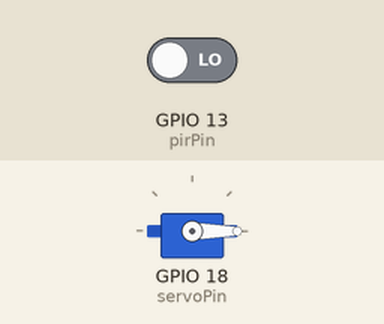
Simulated run of this sketch. Board: ESP32. On the bench: servo. The test bench sets the inputs (shaded band); at power-on: GPIO 13 (pirPin) LOW. WiFi joins after 1.5 s; servers stay silent unless stated; random numbers use the default seed unless the sketch sets one; no MQTT or app messages arrive unless stated; what the sketch prints to the serial monitor is not drawn.

Above: at 2.7 s.
2.8 s: GPIO 13 (pirPin) driven HIGH
At 4.1 s:
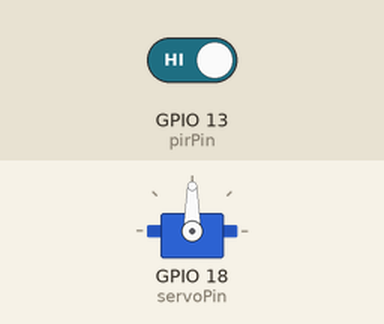
Timing chart, 0 to 9.5 s (numbered marks = the images above; inputs shaded):
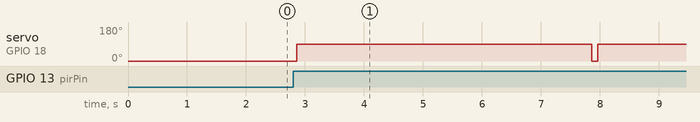

Measured:
- after the input at 2.8 s, servo on GPIO 18 (servoPin): 0° → 90° after 0.06 s, → 0° 5.0 s later, → 90° 0.10 s later

The sketch:

codigo_porta_automatica.ino
```cpp
#include <WiFi.h>
#include <PubSubClient.h>
#include <ESP32Servo.h>

const char* ssid = "Wokwi-GUEST";
const char* password = "";

const char* mqtt_server = "broker.hivemq.com";
const int mqtt_port = 1883;

WiFiClient espClient;
PubSubClient client(espClient);

Servo porta;

const int pirPin = 13;
const int servoPin = 18;

void conectarWiFi() {
Serial.print("Conectando ao Wi-Fi");

WiFi.begin(ssid, password);

while (WiFi.status() != WL_CONNECTED) {
delay(500);
Serial.print(".");
}

Serial.println("\nWi-Fi conectado!");
}

void conectarMQTT() {
while (!client.connected()) {


Serial.print("Conectando ao broker MQTT...");

String clientId = "ESP32-Porta-";
clientId += String(random(0xffff), HEX);

if (client.connect(clientId.c_str())) {

  Serial.println(" conectado!");

  client.publish(
    "estefany/porta/status",
    "ESP32 conectado ao broker MQTT"
  );

} else {

  Serial.print(" erro=");
  Serial.println(client.state());

  delay(5000);
}

}
}

void setup() {

Serial.begin(115200);

pinMode(pirPin, INPUT);

porta.attach(servoPin);
porta.write(0);

conectarWiFi();

client.setServer(mqtt_server, mqtt_port);

conectarMQTT();

Serial.println("Sistema iniciado com MQTT");
}

void loop() {

if (!client.connected()) {
conectarMQTT();
}

client.loop();

int movimento = digitalRead(pirPin);

if (movimento == HIGH) {


Serial.println("Movimento detectado!");

client.publish(
  "estefany/porta/movimento",
  "Movimento detectado"
);

client.publish(
  "estefany/porta/status",
  "Porta aberta"
);

porta.write(90);

delay(5000);

porta.write(0);

client.publish(
  "estefany/porta/status",
  "Porta fechada"
);

Serial.println("Porta fechada");

}

delay(100);
}
```
